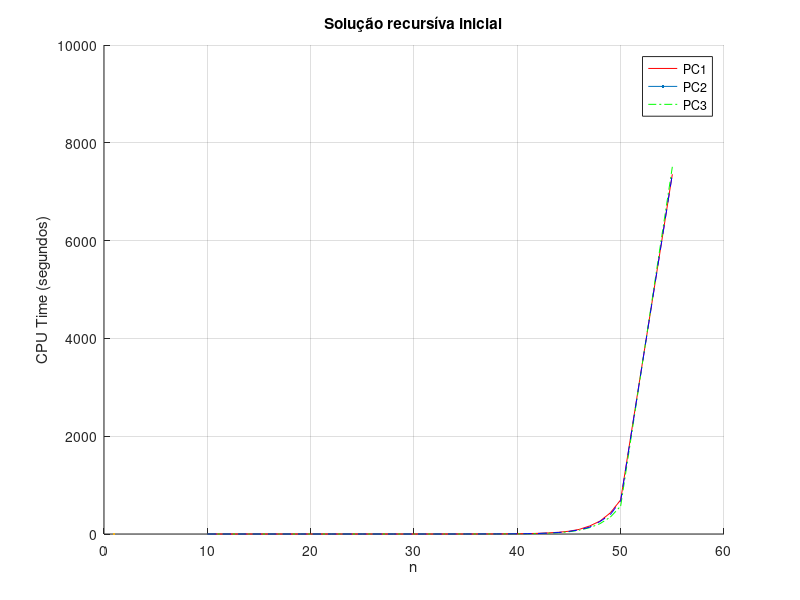

Write MATLAB code to recreate this figure.
clear all;
nVector = [10:1:50 55];
PC1 = [4.017e-06
                7.874e-06
                9.067e-06
                1.357e-05
                2.157e-05
                3.475e-05
                5.686e-05
                9.362e-05
                1.564e-04
                2.574e-04
                4.281e-04
                7.580e-04
                1.257e-03
                2.149e-03
                3.484e-03
                5.901e-03
                9.677e-03
                1.679e-02
                2.720e-02
                4.241e-02
                7.476e-02
                1.242e-01
                2.094e-01
                3.499e-01
                4.994e-01
                3.967e-01
                6.514e-01
                1.107e+00
                1.850e+00
                2.777e+00
                4.401e+00
                8.449e+00
                1.327e+01
                2.313e+01
                3.572e+01
                5.652e+01
                9.449e+01
                1.644e+02
                2.640e+02
                4.323e+02
                6.971e+02
                7.358e+03]';
PC2 = [4.600e-06
                8.898e-06
                1.059e-05
                1.612e-05
                2.745e-05
                4.181e-05
                6.837e-05
                1.127e-04
                1.885e-04
                3.099e-04
                5.201e-04
                3.403e-04
                5.569e-04
                9.212e-04
                1.281e-03
                1.724e-03
                2.927e-03
                4.644e-03
                7.727e-03
                1.259e-02
                2.150e-02
                3.635e-02
                6.033e-02
                1.006e-01
                1.697e-01
                2.801e-01
                4.706e-01
                7.762e-01
                1.201e+00
                2.053e+00
                3.356e+00
                5.577e+00
                9.308e+00
                1.569e+01
                2.730e+01
                4.596e+01
                7.587e+01
                1.288e+02
                2.118e+02
                3.450e+02
                5.707e+02
                7.509e+03]';

PC3 = [3.500e-06
                6.054e-06
                6.806e-06
                1.001e-05
                1.547e-05
                2.358e-05
                3.843e-05
                6.640e-05
                1.074e-04
                1.971e-04
                2.818e-04
                4.744e-04
                7.845e-04
                1.310e-03
                2.171e-03
                3.539e-03
                5.960e-03
                9.959e-03
                1.625e-02
                2.542e-02
                4.232e-02
                7.050e-02
                1.159e-01
                1.932e-01
                3.226e-01
                5.358e-01
                8.908e-01
                1.396e+00
                1.426e+00
                2.382e+00
                4.222e+00
                6.864e+00
                1.141e+01
                1.883e+01
                3.093e+01
                5.253e+01
                8.489e+01
                1.410e+02
                2.558e+02
                3.959e+02
                6.811e+02
                7.359e+03]';

figure(1);
hold on;

plot(nVector, PC1, "r", LineWidth=2);
plot(nVector, PC2, "g-.", LineWidth=2);
plot(nVector, PC3, "b--", LineWidth=2);


title("Solução recursíva inicial");
legend("PC1", "PC2", "PC3");
axis([0 60 0 10000]);
xlabel("n");
ylabel("CPU Time (segundos)");
grid on;
hold off;